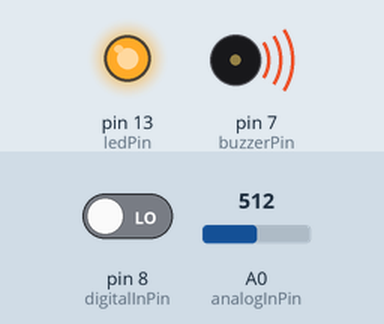
The sketch below on a simulated Arduino Uno, built with avr-gcc and run on an emulated ATmega328P. On the bench: output pins drawn as LEDs (lit = HIGH), buzzer (waves = sounding). Inputs (shaded band) come from the test bench; at power-on: pin 8 (digitalInPin) LOW, A0 (analogInPin) = 512. What the sketch prints to the serial monitor is not drawn.

Above: at 1.2 s.
1.3 s: pin 8 (digitalInPin) driven HIGH
At 1.7 s:
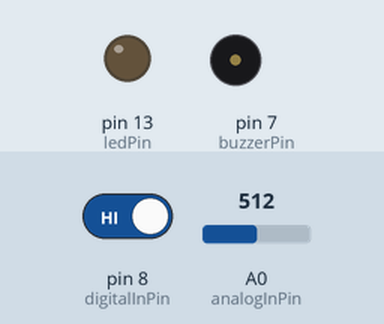
2.8 s: pin 8 (digitalInPin) driven LOW
At 4.1 s:
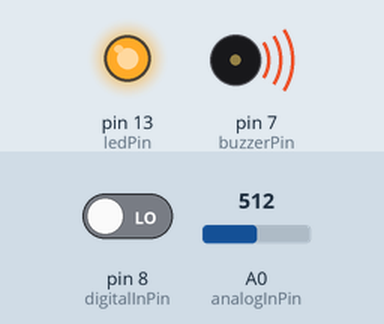
Timing chart, 0 to 5.8 s (numbered marks = the images above; inputs shaded):
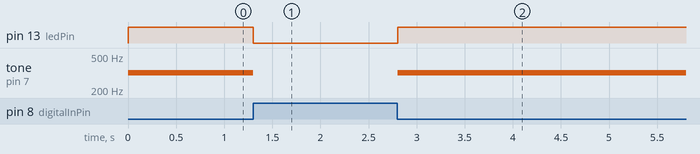

The sketch:

flame.ino
```cpp
const int analogInPin = A0;
const int digitalInPin = 8;
const int ledPin = 13;
const int buzzerPin=7;

void setup()
{
  pinMode(digitalInPin,INPUT);
  pinMode(ledPin,OUTPUT);
  Serial.begin(9600);
  pinMode(buzzerPin,OUTPUT);
}

void loop()
{
  int analogVal = analogRead(analogInPin);
  Serial.println(analogVal);
  boolean stat = digitalRead(digitalInPin);
  if(stat == HIGH)
  {
    digitalWrite(ledPin,LOW);
    noTone(7);//if you want to play different pitches on multiple pins, you need to call noTone() on one pin before calling tone() on the next pin.
  }
  if(stat == LOW)
  {
    digitalWrite(ledPin,HIGH);
  tone(7,320,200);//in pin7 generate a tone ,it's frequency is 320hz and the duration of the tone is 500 milliseconds
  }
}
```

Measured:
- after the input at 1.3 s, pin 13 (ledPin): HIGH → LOW at once; tone on pin 7 (buzzerPin): 320 Hz → silent at once
- after the input at 2.8 s, pin 13 (ledPin): LOW → HIGH at once; tone on pin 7 (buzzerPin): silent → 320 Hz at once
